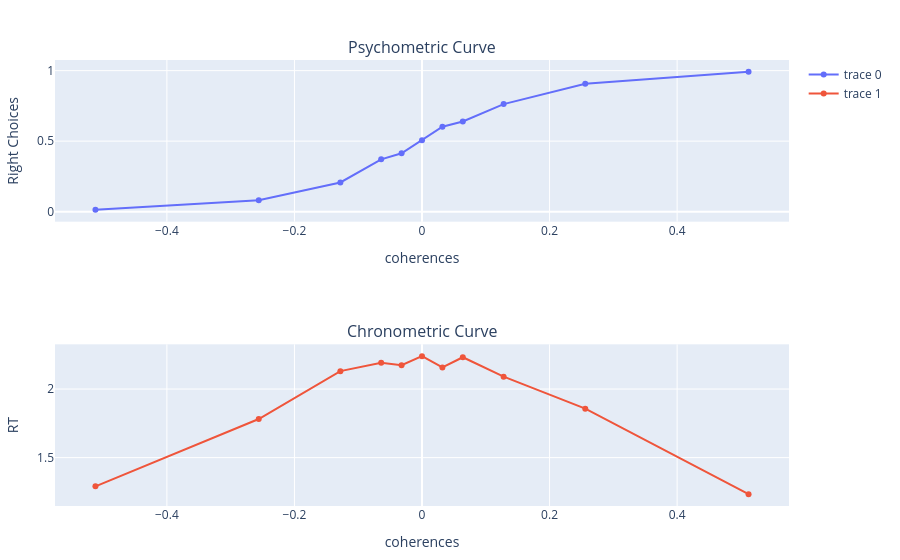

Source (notebook cell):
### Code cell
p1 = plot(coherences, p_right, Layout(title="Psychometric Curve",xaxis_title="coherences", yaxis_title="Right Choices"))
#plt.ylabel('Right%')
p2 = plot(coherences, rt, Layout(title="Chronometric Curve",xaxis_title="coherences", yaxis_title="RT"))
p = [p1; p2]

### Figure 1 — Plotly figure (JSON) as saved in the notebook; plotly's stock layout.template omitted (floating-point values rounded to 4 significant figures)
{"data": [{"type": "scatter", "x": [-0.512, -0.256, -0.128, -0.064, -0.032, 0, 0.032, 0.064, 0.128, 0.256, 0.512], "xaxis": "x1", "y": [0.01272, 0.08019, 0.2068, 0.3708, 0.4143, 0.5068, 0.6022, 0.6397, 0.7627, 0.9064, 0.9916], "yaxis": "y1"}, {"type": "scatter", "x": [-0.512, -0.256, -0.128, -0.064, -0.032, 0, 0.032, 0.064, 0.128, 0.256, 0.512], "xaxis": "x2", "y": [1.29, 1.781, 2.131, 2.192, 2.174, 2.24, 2.158, 2.232, 2.091, 1.857, 1.233], "yaxis": "y2"}], "layout": {"annotations": [{"font": {"size": 16}, "showarrow": false, "text": "Psychometric Curve", "x": 0.5, "xanchor": "center", "xref": "paper", "y": 1, "yanchor": "bottom", "yref": "paper"}, {"font": {"size": 16}, "showarrow": false, "text": "Chronometric Curve", "x": 0.5, "xanchor": "center", "xref": "paper", "y": 0.3625, "yanchor": "bottom", "yref": "paper"}], "margin": {"b": 50, "l": 50, "r": 50, "t": 60}, "xaxis1": {"anchor": "y1", "domain": [0, 1], "title": {"text": "coherences"}}, "xaxis2": {"anchor": "y2", "domain": [0, 1], "title": {"text": "coherences"}}, "yaxis1": {"anchor": "x1", "domain": [0.6375, 1], "title": {"text": "Right Choices"}}, "yaxis2": {"anchor": "x2", "domain": [5.551e-17, 0.3625], "title": {"text": "RT"}}}}
